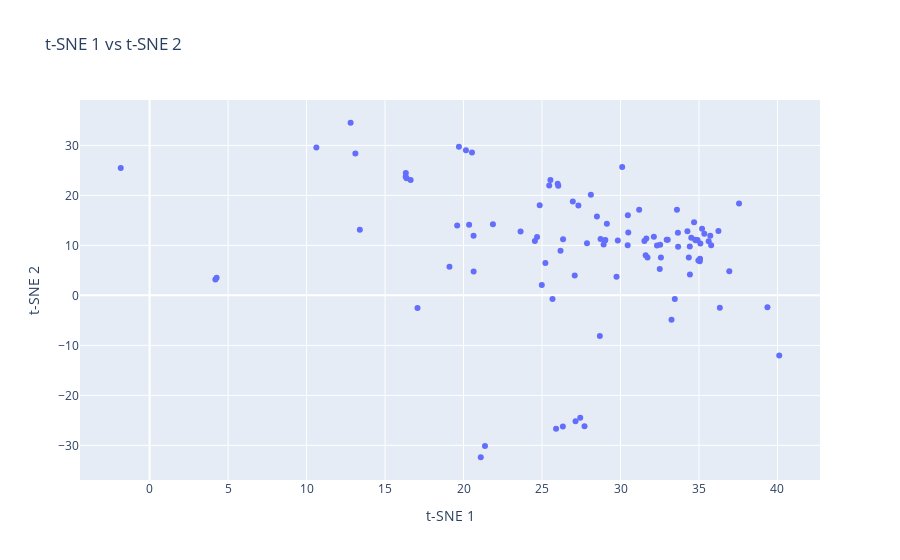

The notebook cell this image was saved under:
### Code cell
lstm_tsne_embds = TSNE(n_components=2).fit_transform(lstm_embds)
plot_words(lstm_tsne_embds, 0, number_of_words, 1)

### Figure 1 — Plotly figure (JSON) as saved in the notebook; plotly's stock layout.template omitted (floating-point values rounded to 4 significant figures)
{"data": [{"mode": "markers", "text": ["n", "place", "food", "good", "like", "get", "time", "i", "would", "one", "order", "servic", "great", "back", "realli", "it", "tri", "even", "friend", "look", "want", "got", "come", "ni", "wait", "restaur", "have", "ask", "nthe", "make", "also", "am", "love", "nice", "go", "price", "never", "well", "could", "peopl", "drink", "went", "came", "know", "room", "say", "much", "tabl", "first", "said", "day", "eat", "thing", "take", "not", "tast", "minut", "littl", "best", "better", "way", "that", "night", "call", "think", "need", "two", "bar", "experi", "work", "give", "chicken", "pretti", "staff", "alway", "menu", "vega", "see", "there", "here", "made", "bad", "hour", "told", "fri", "use", "star", "custom", "right", "review", "walk", "still", "check", "ever", "around", "locat", "lot", "anoth", "pizza", "new"], "type": "scatter", "x": [19.1, 29.03, 31.65, 23.63, 27.13, 34.41, 35.61, 35.07, 34.76, 25.53, 20.54, 29.13, 28.73, 26.33, 30.11, 20.64, 32.32, 27.86, 4.269, 27.71, 30.47, 26.03, 32.94, 34.51, 29.83, 16.32, 27.32, 39.36, 16.37, 28.92, 34.9, 17.07, 30.46, 25.9, 27.43, 36.24, 20.64, -1.838, 32.5, 25.46, 35.34, 32.52, 32.12, 26.18, 35.72, 21.87, 24.85, 33.6, 35.09, 35.78, 13.11, 36.93, 34.42, 35.19, 32.57, 19.71, 19.59, 16.31, 28.68, 21.1, 25.67, 20.36, 31.19, 35.05, 34.68, 28.11, 33.46, 20.15, 33.66, 30.49, 34.96, 29.0, 26.34, 27.08, 24.68, 21.36, 31.72, 33.25, 34.8, 34.26, 31.52, 25.21, 12.81, 16.63, 10.63, 33.67, 26.0, 40.11, 13.39, 36.33, 24.98, 28.5, 37.55, 31.6, 4.191, 34.35, 33.01, 29.75, 26.96, 24.55], "y": [5.718, 11.06, 11.38, 12.76, -25.18, 9.767, 10.83, 7.34, 11.12, 23.06, 28.55, 14.35, 11.26, -26.25, 25.66, 4.764, 9.979, 10.43, 3.541, -26.19, 16.04, 21.92, 11.13, 11.55, 10.99, 24.46, 17.96, -2.364, 23.41, 10.18, 11.09, -2.515, 10.0, -26.68, -24.47, 12.9, 11.91, 25.49, 5.292, 21.95, 12.31, 10.14, 11.75, 8.909, 11.94, 14.23, 18.05, 17.15, 10.39, 10.04, 28.35, 4.81, 4.196, 13.34, 7.578, 29.75, 14.0, 23.71, -8.113, -32.38, -0.7017, 14.12, 17.12, 6.83, 14.61, 20.14, -0.702, 29.05, 12.55, 12.6, 6.952, 10.97, 11.2, 3.97, 11.66, -30.15, 7.559, -4.876, 11.01, 12.84, 10.9, 6.497, 34.53, 23.07, 29.6, 9.738, 22.33, -12.03, 13.11, -2.468, 2.096, 15.76, 18.36, 8.049, 3.189, 7.569, 11.13, 3.727, 18.76, 10.88]}], "layout": {"hovermode": "closest", "title": {"text": "t-SNE 1 vs t-SNE 2"}, "xaxis": {"title": {"text": "t-SNE 1"}}, "yaxis": {"title": {"text": "t-SNE 2"}}}}
